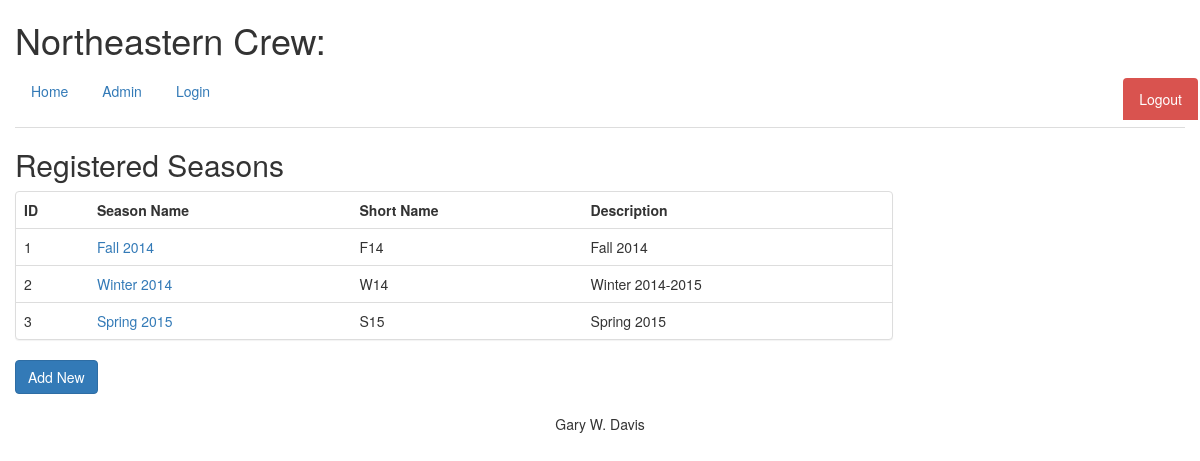
Screenshot of /seasons/ (signed in) with the database file from the repository.
### database_setup.py (models this page shows)
class Seasons(Base):
    __tablename__ = 'seasons'
    id = Column(Integer, primary_key=True)
    name = Column(String(30), unique=True, nullable=False)
    short = Column(String(15), unique=True)
    description = Column(String(120))
    rower = relationship('Rowers', secondary='rowerseasons')

### rowing.py (the view)
@app.route('/seasons/')
def showSeasons():
    seasons = db_helper.get_all_seasons()
    return render_template('seasons.html', seasons=seasons)

### db_helper.py (called while the page is built)
def get_all_seasons():
    return session.query(Seasons).all()

def get_user_id(id):
    return session.query(User).get(int(id))

### rowing.py (called while the page is built)
@lm.user_loader
def load_user(id):
    return db_helper.get_user_id(id)

### templates/seasons.html (shortened to what this page needs)
{% extends "base.html" %}
{% block content %}
<h2 pheader>Registered Seasons</h2>
<div class="panel panel-default", style="width:75%">
  <table class="table table-hover">
    <tr>
      <th>ID</th>
      <th>Season Name</th>
      <th>Short Name</th>
      <th>Description</th>
    </tr>
    {% for s in seasons %}
    <tr>
      <td>{{s.id}}</td>
      <td><a href='{{url_for('editSeason', season_id=s.id)}}'>{{s.name}}</a></td>
      <td>{{s.short}}</td>
      <td>{{s.description}}</td>
    </tr>
    {% endfor %}
  </table>
</div>
<p><a href='{{url_for('addSeason')}}'><button type="button" class="btn btn-primary">Add New</button></a></p>
{% endblock %}

### rows the page displays
Seasons: id "1", name "Fall 2014", short "F14", description "Fall 2014"
Seasons: id "2", name "Winter 2014", short "W14", description "Winter 2014-2015"
Seasons: id "3", name "Spring 2015", short "S15", description "Spring 2015"
